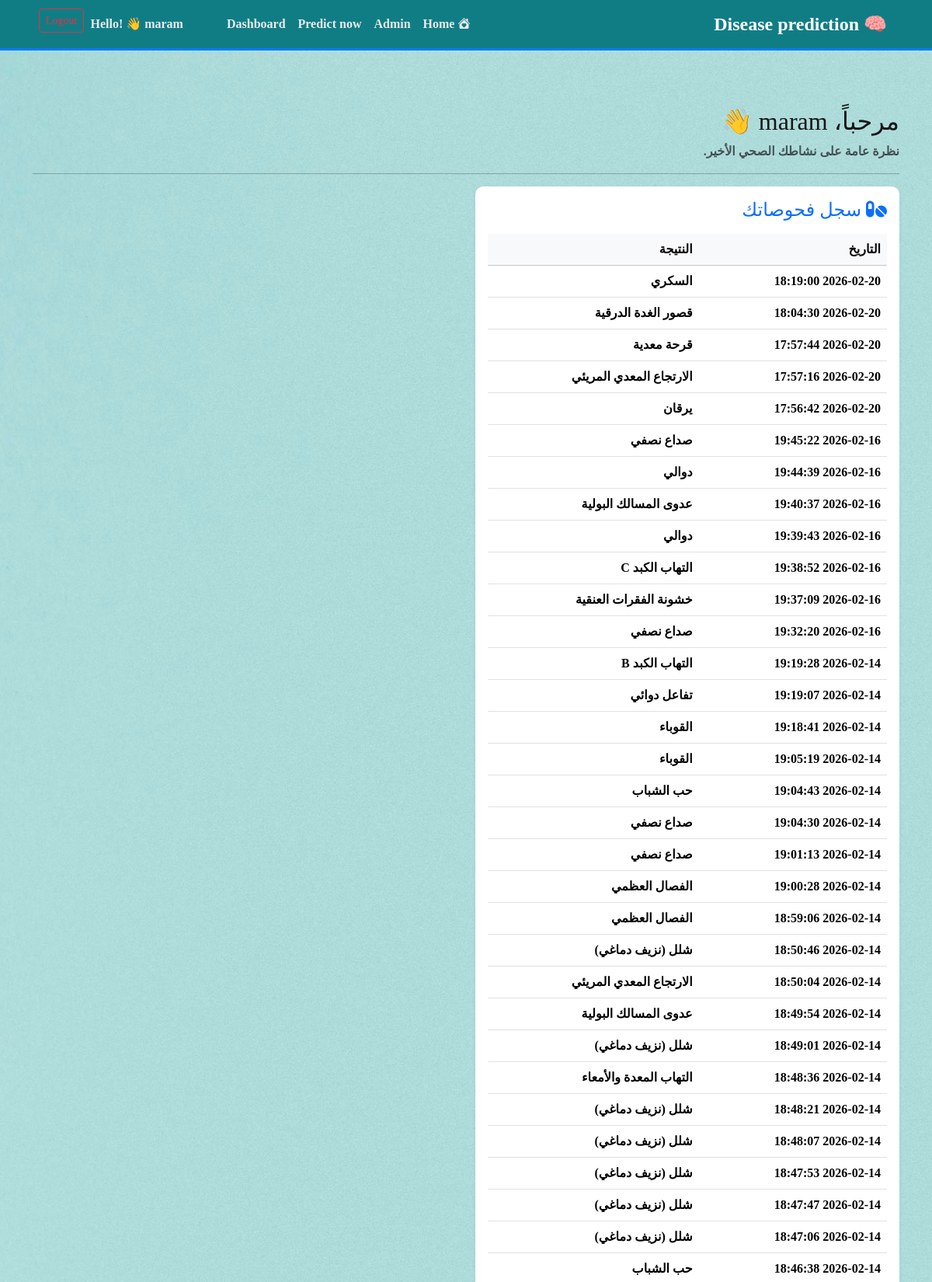
/dashboard (signed in, upper part), run on the app's committed database.
### tables this page shows
CREATE TABLE predictions (
                    prediction_id INTEGER PRIMARY KEY AUTOINCREMENT,
                    user_id INTEGER,
                    prediction TEXT,
                    created_at TEXT,
                    FOREIGN KEY (user_id) REFERENCES users (user_id));

### app.py (the view)
@app.route('/dashboard')
@is_logged_in
def dashboard():
    conn = get_db_connection()
    disease_records = conn.execute("""
        SELECT prediction, created_at FROM predictions
        WHERE user_id = ? ORDER BY created_at DESC
    """, (session['user_id'],)).fetchall()
    conn.close()
    return render_template('dashboard.html', username=session['username'], disease_records=disease_records)

### app.py (called while the page is built)
def get_db_connection():
    conn = sqlite3.connect('mrp.db')
    conn.row_factory = sqlite3.Row  # لجعل النتائج تعود كقاموس
    return conn

def is_logged_in(f):
    @wraps(f)
    def wrap(*args, **kwargs):
        if 'logged_in' in session:
            return f(*args, **kwargs)
        else:
            return redirect(url_for('login'))
    return wrap

### templates/dashboard.html (shortened to what this page needs)
{% extends 'layout.html' %}
{% block content %}
<div class="container mt-4">
    <div class="row">
        <div class="col-md-12">
            <h2>مرحباً، {{ username }} 👋</h2>
            <p class="text-muted">نظرة عامة على نشاطك الصحي الأخير.</p>
            <hr>
        </div>
    </div>
    <div class="row">
        <div class="col-md-6">
            <div class="card p-3 shadow-sm">
                <h4 class="mb-3 text-primary"><i class="fas fa-pills"></i> سجل فحوصاتك</h4>
                <div class="table-responsive">
                    <table class="table table-hover">
                        <thead class="table-light">
                            <tr>
                                <th>التاريخ</th>
                                <th>النتيجة</th>
                            </tr>
                        </thead>
                        <tbody>
                            {% for row in disease_records %}
                            <tr>
                                <td>{{ row.created_at }}</td>
                                <td>{{ row.prediction }} </td>
                            </tr>
                            {% else %}
                            <tr>
                                <td colspan="2" class="text-center">لا توجد سجلات بعد</td>
                            </tr>
                            {% endfor %}
                        </tbody>
                    </table>
                </div>
            </div>
        </div>
        </div>
    </div>
{% endblock %}

### static/css/style.css (style rules this page uses)
body { font-family: 'Times New Roman', Tahoma, Geneva, Verdana, sans-serif, 'Arial', sans-serif; background-color: #f8f9fa; color: #030303; font-weight:bold; min-height: 100vh; display: flex; flex-direction: column; background: url("bg.jpg") no-repeat center center fixed; -webkit-background-size: cover; -moz-background-size: cover; -o-background-size: cover; background-size: cover; image-rendering:optimizeQuality; }
h2 { color: #171718; }
.card { border: none; border-radius: 10px; box-shadow: 0 8px 16px rgba(0, 0, 0, 0.1); transition: transform 0.3s ease; }

### data on the page
predictions: created_at "2026-02-20 18:19:00", prediction "السكري"
predictions: created_at "2026-02-20 18:04:30", prediction "قصور الغدة الدرقية"
predictions: created_at "2026-02-20 17:57:44", prediction "قرحة معدية"
predictions: created_at "2026-02-20 17:57:16", prediction "الارتجاع المعدي المريئي"
predictions: created_at "2026-02-20 17:56:42", prediction "يرقان"
predictions: created_at "2026-02-16 19:45:22", prediction "صداع نصفي"
predictions: created_at "2026-02-16 19:44:39", prediction "دوالي"
predictions: created_at "2026-02-16 19:40:37", prediction "عدوى المسالك البولية"
predictions: created_at "2026-02-16 19:39:43", prediction "دوالي"
predictions: created_at "2026-02-16 19:38:52", prediction "التهاب الكبد C"
predictions: created_at "2026-02-16 19:37:09", prediction "خشونة الفقرات العنقية"
predictions: created_at "2026-02-16 19:32:20", prediction "صداع نصفي"
predictions: created_at "2026-02-14 19:19:28", prediction "التهاب الكبد B"
predictions: created_at "2026-02-14 19:19:07", prediction "تفاعل دوائي"
predictions: created_at "2026-02-14 19:18:41", prediction "القوباء"
predictions: created_at "2026-02-14 19:05:19", prediction "القوباء"
predictions: created_at "2026-02-14 19:04:43", prediction "حب الشباب"
predictions: created_at "2026-02-14 19:04:30", prediction "صداع نصفي"
predictions: created_at "2026-02-14 19:01:13", prediction "صداع نصفي"
predictions: created_at "2026-02-14 19:00:28", prediction "الفصال العظمي"
predictions: created_at "2026-02-14 18:59:06", prediction "الفصال العظمي"
predictions: created_at "2026-02-14 18:50:46", prediction "شلل (نزيف دماغي)"
predictions: created_at "2026-02-14 18:50:04", prediction "الارتجاع المعدي المريئي"
predictions: created_at "2026-02-14 18:49:54", prediction "عدوى المسالك البولية"
predictions: created_at "2026-02-14 18:49:01", prediction "شلل (نزيف دماغي)"
predictions: created_at "2026-02-14 18:48:36", prediction "التهاب المعدة والأمعاء"
predictions: created_at "2026-02-14 18:48:21", prediction "شلل (نزيف دماغي)"
predictions: created_at "2026-02-14 18:48:07", prediction "شلل (نزيف دماغي)"
predictions: created_at "2026-02-14 18:47:53", prediction "شلل (نزيف دماغي)"
predictions: created_at "2026-02-14 18:47:47", prediction "شلل (نزيف دماغي)"
predictions: created_at "2026-02-14 18:47:06", prediction "شلل (نزيف دماغي)"
predictions: created_at "2026-02-14 18:46:38", prediction "حب الشباب"

### other printed values
{{ session.username }} "maram"
